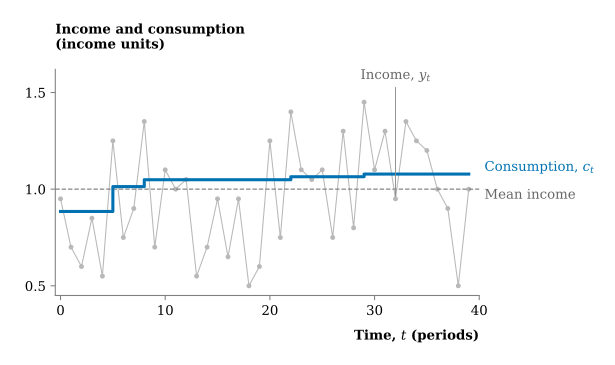

Write Python code to recreate this figure.
"""Redraw slide 33's income and consumption paths; pass lecture7_2026.pdf."""

from pathlib import Path
import sys

import fitz
import matplotlib
import numpy as np

matplotlib.use("Agg")
import matplotlib.pyplot as plt

source = fitz.open(sys.argv[1])
drawings = source[32].get_drawings()
x0 = drawings[1]["items"][0][1].x
x_scale = (drawings[1]["items"][1][1].x - x0) / 5
y_one = drawings[2]["items"][1][1].y
y_scale = 2 * (drawings[2]["items"][0][1].y - y_one)


def coordinates(points):
    return np.array([((p.x - x0) / x_scale,
                      1 + (y_one - p.y) / y_scale) for p in points]).T


income = coordinates([fitz.Point((item[1].x0 + item[1].x1) / 2, item[1].y0)
                      for item in drawings[7]["items"]])
points = [item[1] for item in drawings[8]["items"]]
points.append(drawings[8]["items"][-1][2])
consumption = coordinates(points)

plt.rcParams.update({
    "font.family": "DejaVu Serif",
    "font.size": 10,
    "mathtext.fontset": "dejavuserif",
    "pdf.fonttype": 42,
    "svg.fonttype": "path",
    "svg.hashsalt": "ec442-limited-enforcement-dynamics",
})
fig, ax = plt.subplots(figsize=(6.4, 3.8))
fig.subplots_adjust(left=.09, right=.78, bottom=.19, top=.81)
ax.plot(*income, color=".72", linewidth=.8, marker="o", markersize=2.7)
ax.axhline(1, color=".5", linestyle="--", linewidth=.9)
ax.plot(*consumption, color="#0072B2", linewidth=2.3)
ax.text(40.5, consumption[1, -1] + .035, "Consumption, $c_t$",
        color="#0072B2", va="center", clip_on=False)
ax.text(40.5, .97, "Mean income", color=".4", va="center", clip_on=False)
ax.annotate("Income, $y_t$", xy=income[:, 32], xytext=(32, 1.57),
            ha="center", color=".4",
            arrowprops={"arrowstyle": "-", "color": ".55", "lw": .7})
ax.text(0, 1.08, "Income and consumption\n(income units)",
        transform=ax.transAxes, weight="bold", va="bottom")
ax.text(1, -.15, "Time, $t$ (periods)", transform=ax.transAxes,
        weight="bold", ha="right", va="top")
ax.set(xlim=(-.5, 40), ylim=(.45, 1.62),
       xticks=range(0, 41, 10), yticks=[.5, 1, 1.5])
ax.spines[["top", "right"]].set_visible(False)
ax.spines[["bottom", "left"]].set_color(".5")
ax.tick_params(color=".5")
for extension in ("pdf", "svg"):
    fig.savefig(Path(__file__).with_suffix("." + extension),
                metadata={"Creator": "EC442 lecture notes"})
svg = Path(__file__).with_suffix(".svg")
svg.write_text("\n".join(line.rstrip() for line in svg.read_text().splitlines()) + "\n")
plt.close(fig)
